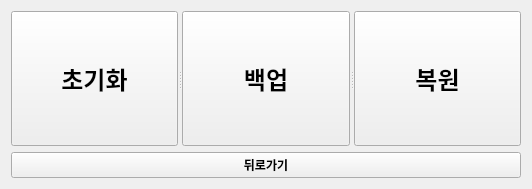
<?xml version="1.0" encoding="UTF-8"?>
<ui version="4.0">
 <class>widget</class>
 <widget class="QWidget" name="widget">
  <property name="geometry">
   <rect>
    <x>0</x>
    <y>0</y>
    <width>532</width>
    <height>189</height>
   </rect>
  </property>
  <property name="windowTitle">
   <string>DDL Application</string>
  </property>
  <layout class="QGridLayout" name="gridLayout">
   <item row="0" column="0">
    <widget class="QSplitter" name="splitter">
     <property name="orientation">
      <enum>Qt::Horizontal</enum>
     </property>
     <widget class="QPushButton" name="btn_create">
      <property name="font">
       <font>
        <pointsize>18</pointsize>
        <weight>75</weight>
        <bold>true</bold>
       </font>
      </property>
      <property name="text">
       <string>초기화</string>
      </property>
     </widget>
     <widget class="QPushButton" name="btn_backup">
      <property name="font">
       <font>
        <pointsize>18</pointsize>
        <weight>75</weight>
        <bold>true</bold>
       </font>
      </property>
      <property name="text">
       <string>백업</string>
      </property>
     </widget>
     <widget class="QPushButton" name="btn_restore">
      <property name="font">
       <font>
        <pointsize>18</pointsize>
        <weight>75</weight>
        <bold>true</bold>
       </font>
      </property>
      <property name="text">
       <string>복원</string>
      </property>
     </widget>
    </widget>
   </item>
   <item row="1" column="0">
    <widget class="QPushButton" name="btn_goback">
     <property name="font">
      <font>
       <weight>75</weight>
       <bold>true</bold>
      </font>
     </property>
     <property name="text">
      <string>뒤로가기</string>
     </property>
    </widget>
   </item>
  </layout>
 </widget>
 <resources/>
 <connections/>
</ui>
